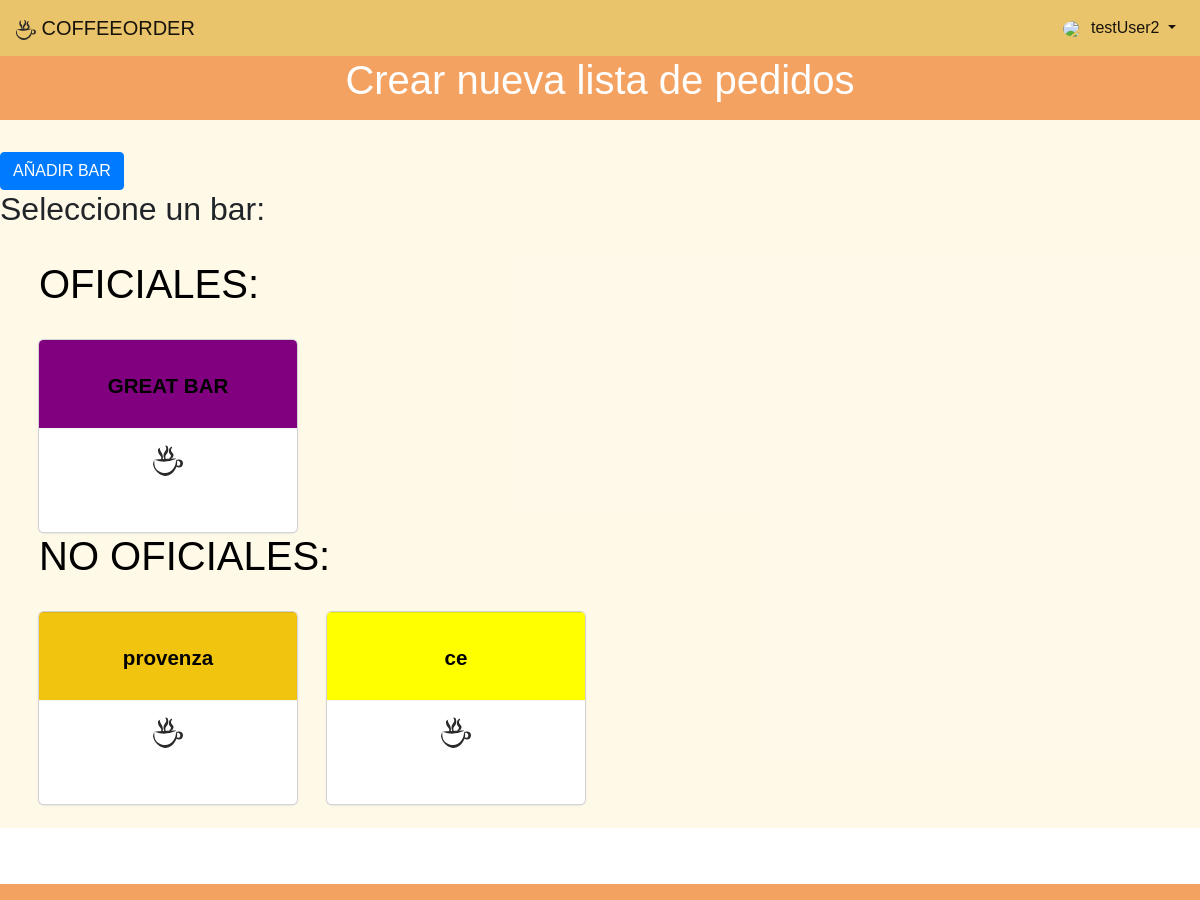
Page /coffeeorder_app/2/menuorderlist/ (signed in) on the earlier database version.
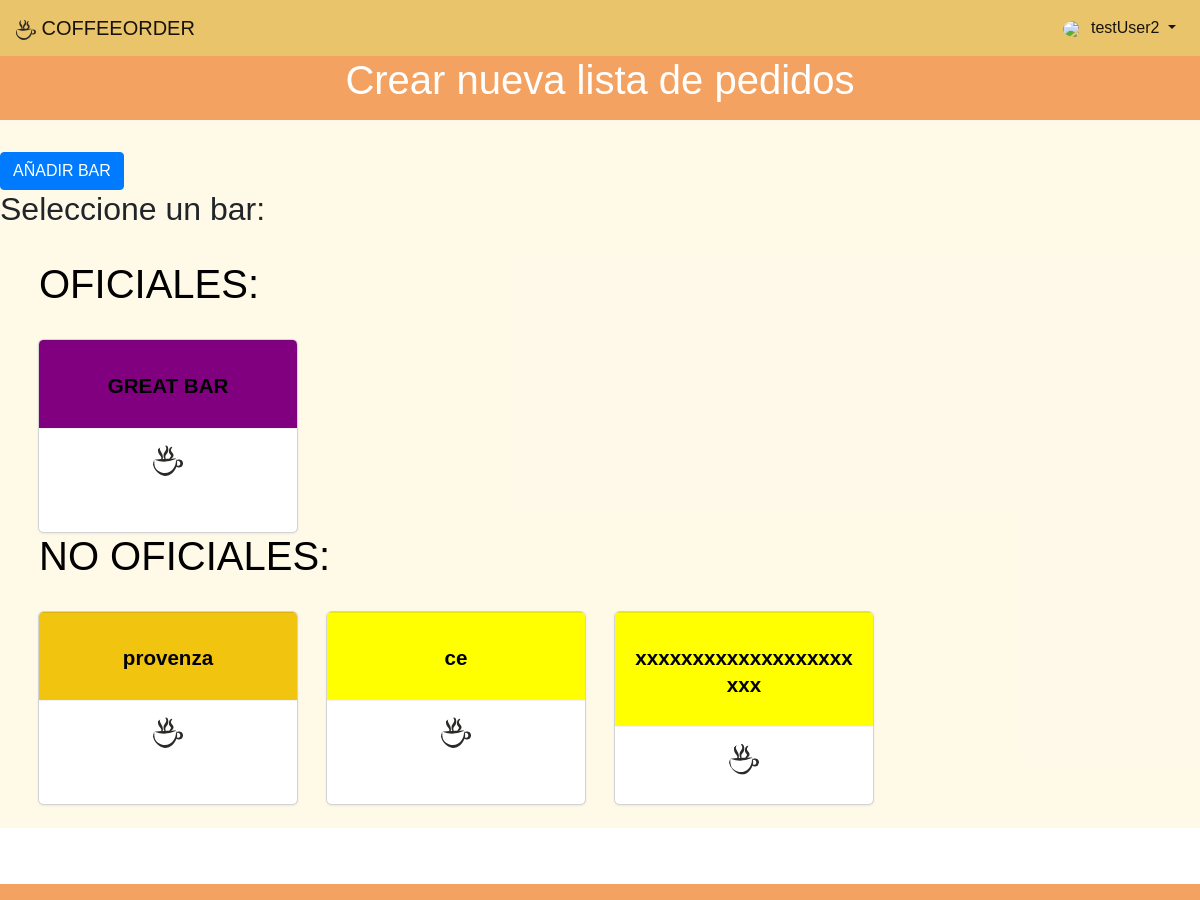
Same page on the later database version.
### coffeeorder_app/model/bar.py (models this page shows, shortened)
class Bar(models.Model):
    class Meta:
        pass
    bar_name = models.CharField(max_length=100)
    bar_description = models.TextField(max_length=500, null=True, blank=True)
    bar_color = models.CharField(max_length=100, default="yellow")
    bar_official = models.BooleanField(default=False)

### coffeeorder_app/views.py (the view)
# urls.py: path('<int:group_id>/menuorderlist/', views.menu_order_list, name='menu_order_list'),
@login_required
def menu_order_list(request, group_id):
    group = UserGroup.objects.get(id=group_id)
    official_bar = Bar.objects.filter( bar_official=True)
    return render(request, 'coffeeorder_app/menuOrderList.html', {'group': group, 'official_bar': official_bar})

### coffeeorder_app/templates/coffeeorder_app/menuOrderList.html (shortened to what this page needs)
{% extends 'base.html' %}
{% load staticfiles %}
{% block head_css_section %}
  <link href="{% static 'css/login.css' %}" rel="stylesheet" media="screen">
{% endblock head_css_section %}
{% block content %}
<div class="jumbotron text-center">
  <h1>Crear nueva lista de pedidos</h1>
</div>
<a role="button" class="btn btn-primary" href="{% url 'coffeeorder_app:add_bar' group.id  %}"> AÑADIR BAR</a>
    <div id="listmenu"class="container-fluid">
        <div class="row">
                <h2>Seleccione un bar:</h2>
         </div>
                <div class="card-container">
                    <div class="row">
                    <div class="col-12"><h1> OFICIALES:</h1></div>
                        {% for bar in official_bar.all %}
                            <div class="col-12 col-md-3 col-lg-3 mt-4 ">
                                <a href="{% url 'coffeeorder_app:add_order_list' group.id bar.id %}">
                                    <div class="card">
                                        <div class="card-block" style="background-color:{{ bar.bar_color }};">
                                            <h4 class="card-title mt-3">{{ bar.bar_name }}</h4>
                                        </div>
                                        <div class="card-footer">
                                            <img class="card-logo" src="/static/images/svgs/1coffee.svg">
                                        </div>
                                    </div>
                                </a>
                            </div>
                        {% endfor %}
                     </div>
                 <div class="row">
                 <div class="col-12"><h1> NO OFICIALES:</h1></div>
                        {% for bar in group.group_bar.all %}
                            <div class="col-12 col-md-3 col-lg-3 mt-4 ">
                                <a href="{% url 'coffeeorder_app:add_order_list' group.id bar.id %}">
                                    <div class="card">
                                        <div class="card-block" style="background-color:{{ bar.bar_color }};">
                                            <h4 class="card-title mt-3">{{ bar.bar_name }}</h4>
                                        </div>
                                        <div class="card-footer">
                                            <img class="card-logo" src="/static/images/svgs/1coffee.svg">
                                        </div>
                                    </div>
                                </a>
                            </div>
                        {% endfor %}
                    </div>
                </div>
    </div>
{% endblock %}

Differences in the rows shown:
added Bar: bar_name "xxxxxxxxxxxxxxxxxxxxxx", shown under "NO OFICIALES:"
